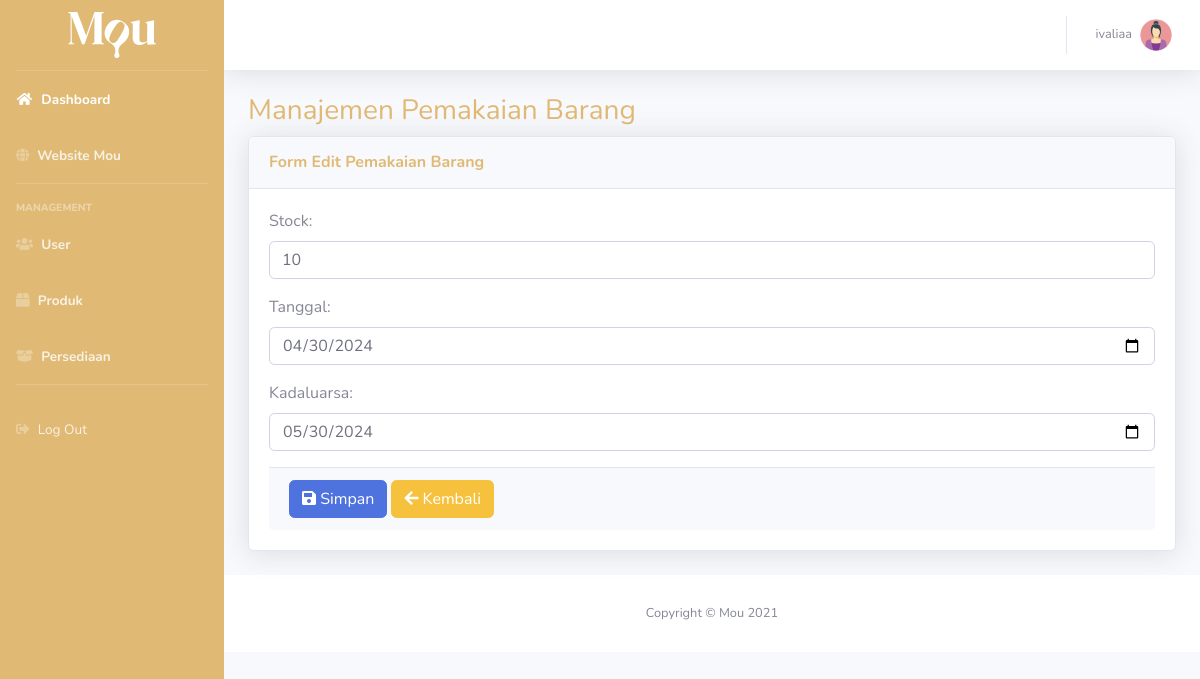
/admin/index.php?menu=persediaan&aksi=ubah&id=1 (signed in), run on the app's committed database.
### tables this page shows
CREATE TABLE `mou_pemakaian` (
  `id` int(11) NOT NULL,
  `stock` int(11) NOT NULL,
  `tanggalmasuk` date NOT NULL,
  `kadaluarsa` date NOT NULL,
  `status` varchar(40) NOT NULL
);

### admin/pemakaian_edit.php (the view, shortened to what this page needs)
<?php
include "connection.php";
$id = isset($_GET['id'])?$_GET['id']:"";
$id = mysqli_real_escape_string($con,$id);
$sql = "SELECT * FROM mou_pemakaian WHERE id='$id'";
$query = mysqli_query($con, $sql);
$data  = mysqli_fetch_array($query);
?>
<div class="container-fluid">
<h1 class="h3 mb-2 text-custom">Manajemen Pemakaian Barang</h1>
<div class="card shadow mb-4">
    <div class="card-header py-3">
        <h6 class="m-0 font-weight-bold text-custom">
            Form Edit Pemakaian Barang
        </h6>
    </div>
    <form action="pemakaian_update.php" method="post" enctype="multipart/form-data">
    <div class="card-body">
        <div class="form-group">
            <label>Stock:</label>
            <input type="number" class="form-control" placeholder=" Masukan stock yang ditambah" name="stock" required value="<?=$data['stock'];?>">
        </div>
        <div class="form-group">
            <label>Tanggal:</label>
            <input type="date" class="form-control" placeholder=" Pilih tanggal" name="tanggalmasuk" required value="<?=$data['tanggalmasuk'];?>">
        </div>
        <div class="form-group">
            <label>Kadaluarsa:</label>
            <input type="date" class="form-control" placeholder=" Pilih tanggal" name="kadaluarsa" required value="<?=$data['kadaluarsa'];?>">
        </div>
    <div class="card-footer">
        <button type="submit" class="btn btn-primary">
            <i class="fas fa-save"></i> Simpan
        </button>
        <a href="index.php?menu=persediaan" class="btn btn-warning">
            <i class="fas fa-arrow-left"></i> Kembali
        </a>
    </div>
    </form>
</div>
</div>

### admin/index.php (style rules this page uses)
.text-custom { color:#e0ba75; }

### data on the page
mou_pemakaian: stock "10", tanggalmasuk "04/30/2024", kadaluarsa "05/30/2024"

### other printed values
$_SESSION['uname'] "ivaliaa"
